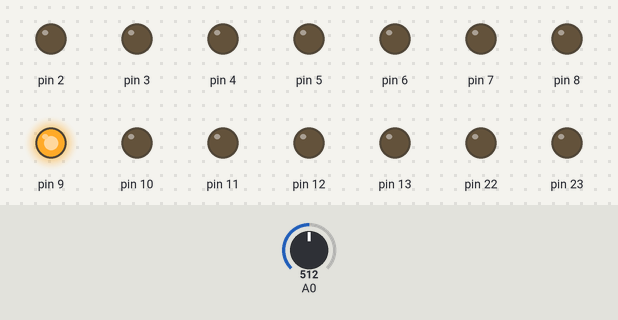
A sketch run on a simulated Arduino Uno, built with avr-gcc and run on an emulated ATmega328P. On the bench: output pins drawn as LEDs (lit = HIGH). Inputs (shaded band) come from the test bench; at power-on: A0 = 512. Pins used as bus, display or sensor lines are not drawn; what the sketch prints to the serial monitor is not drawn.

Above: at 0.8 s.
0.9 s: A0 set to 511
At 1.7 s:
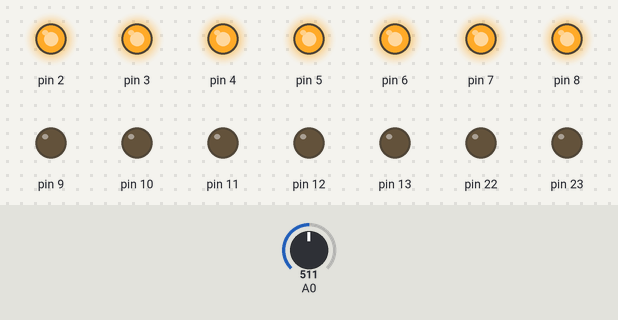
2.4 s: A0 set to 122
At 2.8 s:
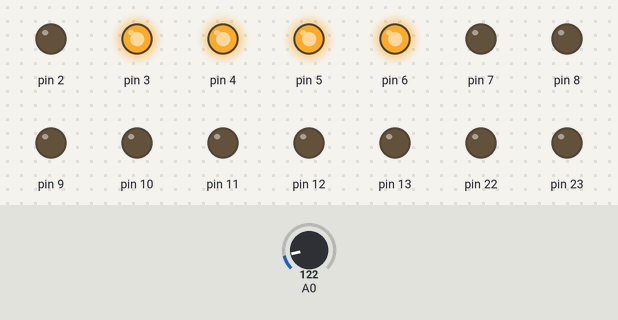
3.9 s: A0 set to 124
At 5.1 s:
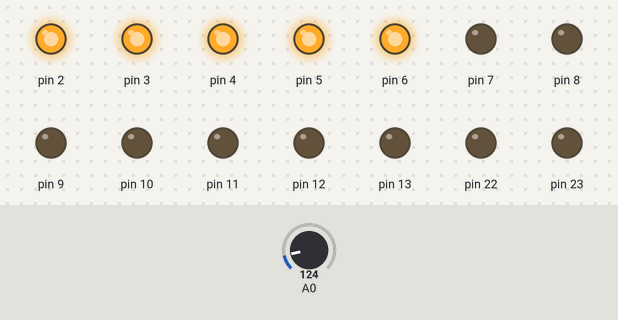
5.4 s: A0 set to 900
At 6.4 s:
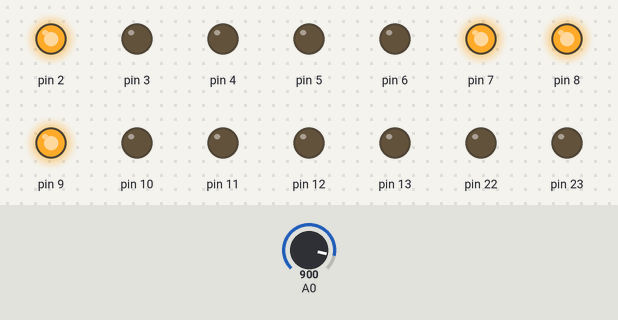
6.9 s: A0 set to 904
At 7.5 s:
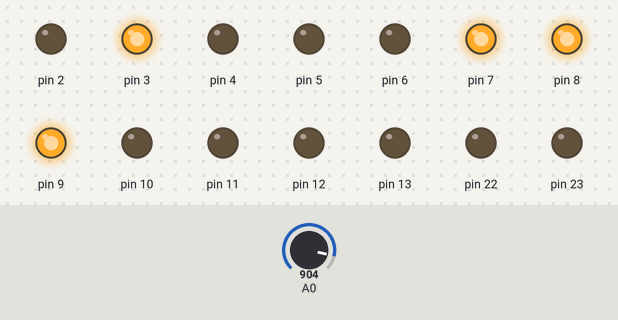
Timing chart, 0 to 9.4 s (numbered marks = the images above; inputs shaded):
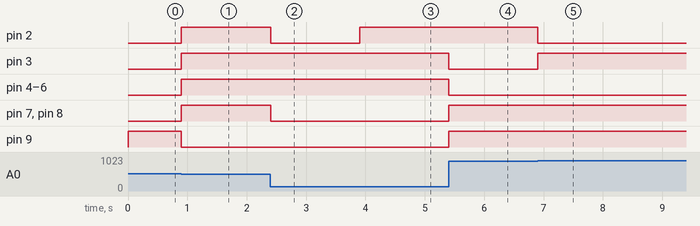

The sketch:

3_class_pooling.ino
```cpp
//pooling

void setup() {
  Serial.begin(9600);
  DDRB=0xFF;
  DDRD=0xFF;
  DDRC=0x0;
  ADCSRA=0x87;
  const int adc_pin=0;
  ADMUX=bit(REFS0)|(adc_pin&7);
  while(1){
    ADCSRA|=(1<<ADSC);
    while((ADCSRA&(1<<ADIF))==0);
    PORTD=ADCL;
    PORTB=ADCH;
    Serial.println(PORTB);
  }
}

void loop() {
  // put your main code here, to run repeatedly:
}
```

Measured:
- the behaviour switches between 512 and 511 on A0 (found by bisection; images 0 and 1)
- the behaviour switches between 123 and 124 on A0 (found by bisection; images 2 and 3)
- the behaviour switches between 903 and 904 on A0 (found by bisection; images 4 and 5)
- after the input at 0.9 s, pin 2–8: LOW → HIGH at once; pin 9: HIGH → LOW at once
- after the input at 2.4 s, pin 2, pin 7, pin 8: HIGH → LOW at once
- after the input at 3.9 s, pin 2: LOW → HIGH at once
- after the input at 5.4 s, pin 3–6: HIGH → LOW at once; pin 7–9: LOW → HIGH at once
- after the input at 6.9 s, pin 2: HIGH → LOW at once; pin 3: LOW → HIGH at once
